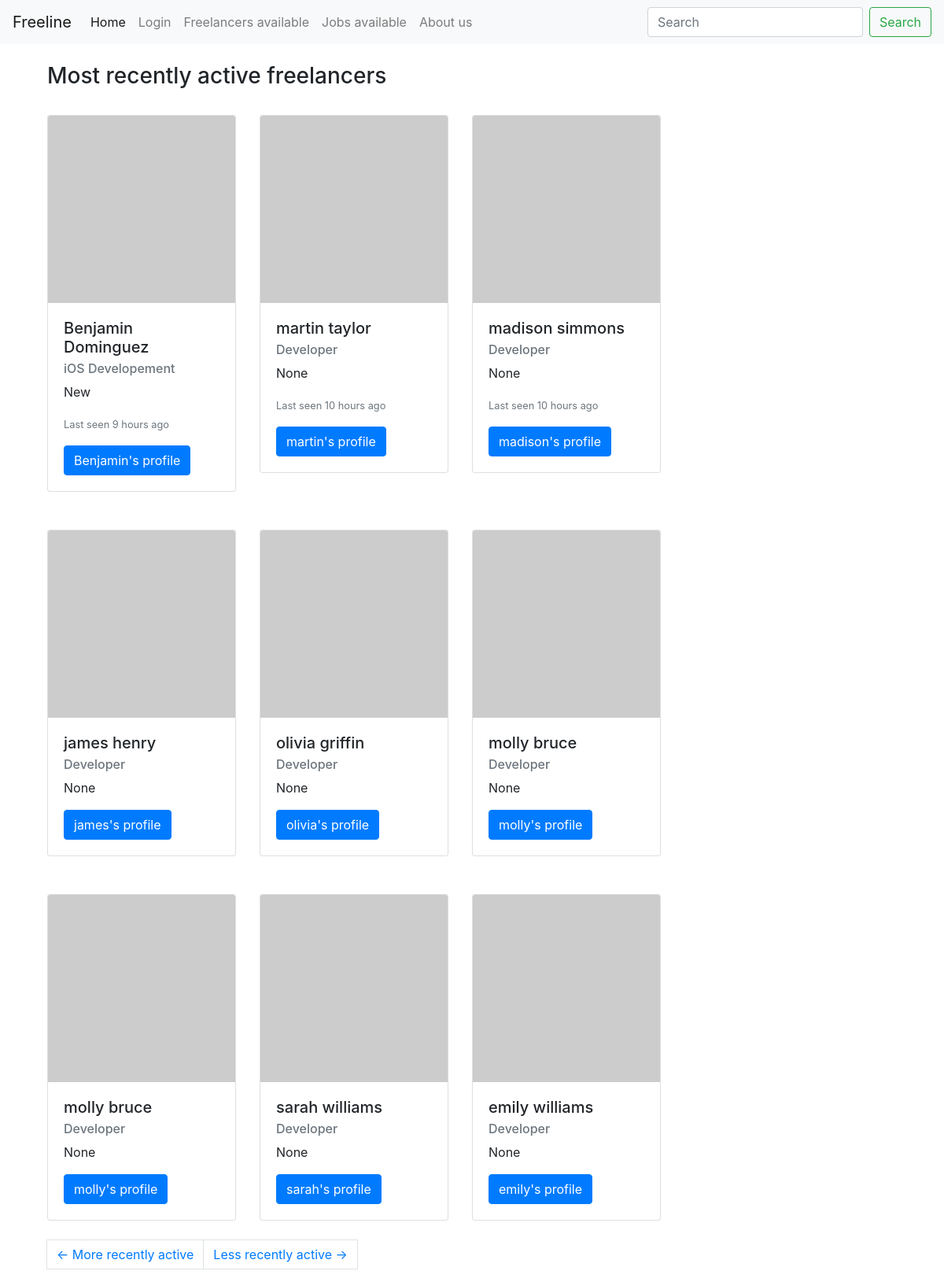
Page /freelancers_available on the earlier database version.
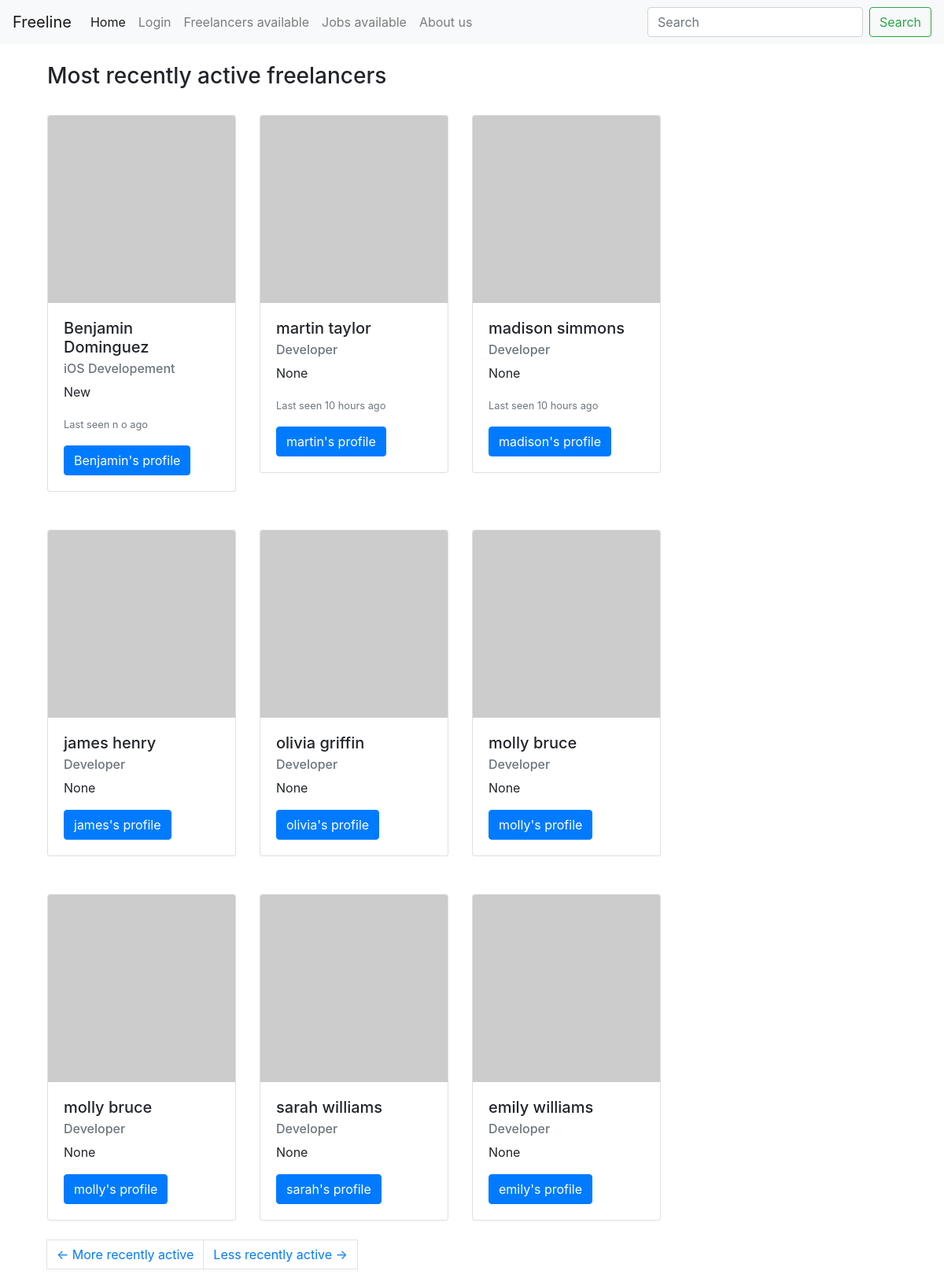
Same page on the later database version.
### app/models.py (models this page shows, shortened)
class User(db.Model, UserMixin):
    id = db.Column(db.Integer, primary_key=True)
    username = db.Column(db.String(64), index=True, unique=True)
    password = db.Column(db.String(64))
    first = db.Column(db.String(64), index=True)
    last = db.Column(db.String(64), index=True)
    registration_date = db.Column(db.DateTime, index=True)
    email = db.Column(db.String(64), index=True)
    hours_a_week = db.Column(db.String(64))
    occupation = db.Column(db.String(64), index=True, default='Developer')
    social_id = db.Column(db.String(64), nullable=True) #nullable?
    about_me = db.Column(db.String(1000))
    avatar_data = db.Column(db.String(400))
    last_seen = db.Column(db.DateTime, default=datetime.utcnow)
    startup = db.relationship('Startup', backref='admin', lazy='dynamic')
    jobs = db.relationship('Job', backref='freelancer', lazy='dynamic')
    resume = db.relationship('PastEmployments', backref='freelancer', lazy='dynamic')
    reviews = db.relationship('Reviews', backref='freelancer', lazy='dynamic')
    messages_sent = db.relationship('Message',
    foreign_keys='Message.sender_id', backref='sender', lazy='dynamic')
    messages_recieved = db.relationship('Message',
    foreign_keys='Message.recipient_id', backref='recipient', lazy='dynamic')
    last_message_read_time = db.Column(db.DateTime)
    roles = db.relationship('Role', secondary='user_roles')
    def avatar(self, size):
        digest = md5(self.email.lower().encode('utf-8')).hexdigest()
        return 'https://www.gravatar.com/avatar/{}?d=identicon&s={}'.format(
            digest, size)
    def freelancer(self):
        return ('Freelancer' in [role.name for role in self.roles])
    def admin(self):
        return ('Admin' in [role.name for role in self.roles])
    def last_seen_formatted(self):
        delta = datetime.utcnow() - self.last_seen
        if delta.seconds < 86400: #24 hours
            if delta.seconds < 3600: # 1 hour
                if delta.seconds < 60:
                    return 'online'
                return ('minutes', int(round(delta.seconds/60)))
            return ('hours', int(round(delta.seconds/3600)))
        return ('days', delta.days)
    def last_seen_string(self):
        x = self.last_seen_formatted()
        if x[0] is 'online':
            return "Online"
        else:
            return 'Last seen {0} {1} ago'.format(x[1], x[0])
    def info(self):
        if self.employer():
            return '<Employer {0}>'.format(self.username)
        elif self.freelancer():
            return '<Freelancer {0} {1}>'.format(self.first, self.last)
        else:
            return '<ROLE NOT ASSIGNED FOR {0}>'.format(self.username)
    __repr__ = info

### app/routes.py (the view)
@app.route('/freelancers_available')
def freelancers_available():
    page = request.args.get('page', 1, type=int)
    most_recently_active = User.query.filter(User.roles.any(name="Freelancer")).\
    order_by(User.last_seen.desc()).paginate(page,\
    app.config['FREELANCERS_PER_PAGE'], False)
    next_url = (url_for('freelancers_available', page=most_recently_active.next_num)\
    if most_recently_active.has_next else None)
    prev_url = (url_for('freelancers_available', page=most_recently_active.prev_num)\
    if most_recently_active.has_prev else None)
    return render_template("dashboards/freelancers_available.html",\
    freelancers = most_recently_active.items,\
    next_url=next_url, prev_url=prev_url)

### app/routes.py (called while the page is built)
@app.before_request
def before_request():
    if current_user.is_authenticated:
        current_user.last_seen = datetime.utcnow()
        db.session.commit()

### app/templates/dashboards/freelancers_available.html
{% extends "base.html" %}
{% block content %}
<div class="container">
  <br>
  <h3> Most recently active freelancers </h3>
  <br>
  <div class="card-deck">
  {% for freelancer in freelancers[0:3] %}
  <div class="row">
      <div class="col-sm-6">
        <div class="card" style="width: 15rem">
      {% if freelancer.avatar_data %}
      <img class="card-img-top" src="{{freelancer.make_avatar_url() }}" alt="Card image cap">
      {% else %}
      <img class="card-img-top" src="{{ freelancer.avatar(72) }}" alt="Card image cap">
      {% endif %}
      <div class="card-body">
        <h5 class="card-title">{{ freelancer.first }} {{ freelancer.last }}</h5>
        <h6 class="card-subtitle mb-2 text-muted">{{ freelancer.occupation }}</h6>
        <p class="card-text">{{ freelancer.about_me }}</p>
        <p class="card-text"><small class="text-muted">{{ freelancer.last_seen_string() }}</small></p>
        <a href="{{ url_for('user', username=freelancer.username) }}" class='btn btn-primary'> {{ freelancer.first }}'s profile </a>
  </div>
  </div>
</div>
</div>
  {% endfor %}
  </div>
<br>
<br>
<div class="card-deck">
  {% for freelancer in freelancers[4:7] %}
  <div class="row">
      <div class="col-sm-6">
  <div class="card" style="width: 15rem">
      {% if freelancer.avatar_data %}
  <img class="card-img-top" src="{{freelancer.make_avatar_url() }}" alt="Card image cap">
      {% else %}
  <img class="card-img-top" src="{{ freelancer.avatar(64) }}" alt="Card image cap">
      {% endif %}
  <div class="card-body">
    <h5 class="card-title">{{ freelancer.first }} {{ freelancer.last }}</h5>
    <h6 class="card-subtitle mb-2 text-muted">{{ freelancer.occupation }}</h6>
    <p class="card-text">{{ freelancer.about_me }}</p>
    <a href="{{ url_for('user', username=freelancer.username) }}" class='btn btn-primary'> {{ freelancer.first }}'s profile </a>
  </div>
  </div>
</div>
</div>
  {% endfor %}
  </div>
<br>
<br>
  <div class="card-deck">
  {% for freelancer in freelancers[6:10] %}
  <div class="row">
      <div class="col-sm-6">
  <div class="card" style="width: 15rem">
      {% if freelancer.avatar_data %}
  <img class="card-img-top" src="{{freelancer.make_avatar_url() }}" alt="Card image cap">
      {% else %}
  <img class="card-img-top" src="{{ freelancer.avatar(64) }}" alt="Card image cap">
      {% endif %}
  <div class="card-body">
    <h5 class="card-title">{{ freelancer.first }} {{ freelancer.last }}</h5>
    <h6 class="card-subtitle mb-2 text-muted">{{ freelancer.occupation }}</h6>
    <p class="card-text">{{ freelancer.about_me }}</p>
    <a href="{{ url_for('user', username=freelancer.username) }}" class='btn btn-primary'> {{ freelancer.first }}'s profile </a>
  </div>
  </div>
</div>
</div>
  {% endfor %}
  </div>
  <br>
  <nav aria-label="...">
       <ul class="pagination">
           <li class="previous{% if not prev_url %} disabled{% endif %}">
               <a class="page-link" href="{{ prev_url or '#' }}">
                   <span aria-hidden="true">&larr;</span> More recently active
               </a>
           </li>
           <li class="next{% if not next_url %} disabled{% endif %}">
               <a class="page-link" href="{{ next_url or '#' }}">
                  Less recently active <span aria-hidden="true">&rarr;</span>
               </a>
           </li>
       </ul>
   </nav>
  </div>
{% endblock %}

### app/templates/base.html (shortened to what this page needs)
<!doctype html>
<html lang="en">
<head>
  <link rel="stylesheet" href="https://stackpath.bootstrapcdn.com/bootstrap/4.3.1/css/bootstrap.min.css">
  <link rel="stylesheet" href="https://cdnjs.cloudflare.com/ajax/libs/bootstrap-social/4.12.0/bootstrap-social.min.css">
  <link rel="stylesheet" href="https://use.fontawesome.com/releases/v5.7.2/css/brands.css">
{% block navbar %}
<nav class="navbar navbar-expand-lg navbar-light bg-light" style="background-color: #1E90FF;">
  <a class="navbar-brand" href="{{ url_for('index') }}">
    Freeline</a>
  <div class="collapse navbar-collapse" id="navbarSupportedContent">
    <ul class="navbar-nav mr-auto">
      <li class="nav-item active">
        <a class="nav-link" href="{{ url_for('index') }}">Home <span class="sr-only">(current)</span></a>
      </li>
      {% if current_user.is_anonymous %}
      <li class="nav-item">
        <a class="nav-link" href="{{ url_for('login') }}">Login</a>
      </li>
      {% else %}
      <li class="nav-item">
        <a class="nav-link" href="{{ url_for('logout') }}">Logout</a>
      </li>
      {% endif %}
<li class="nav-item">
  <a class="nav-link" href="{{ url_for('freelancers_available')}}">Freelancers available</a>
</li>
<li class="nav-item">
  <a class="nav-link" href="{{ url_for('jobs_available')}}">Jobs available</a>
</li>
<li class="nav-item">
  <a class="nav-link" href="{{ url_for('about_us')}}">About us</a>
</li>
    </ul>
    <form class="form-inline my-2 my-lg-0">
      <input class="form-control mr-sm-2" type="search" placeholder="Search" aria-label="Search">
      <button class="btn btn-outline-success my-2 my-sm-0" type="submit">Search</button>
    </form>
  </div>
</nav>
{% endblock %}
<div class="container">
{% block content %}{% endblock %}
</div>

Differences in the rows shown:
changed User "Benjamin": last_seen_string "Last seen 9 hours ago" → "Last seen n o ago"
